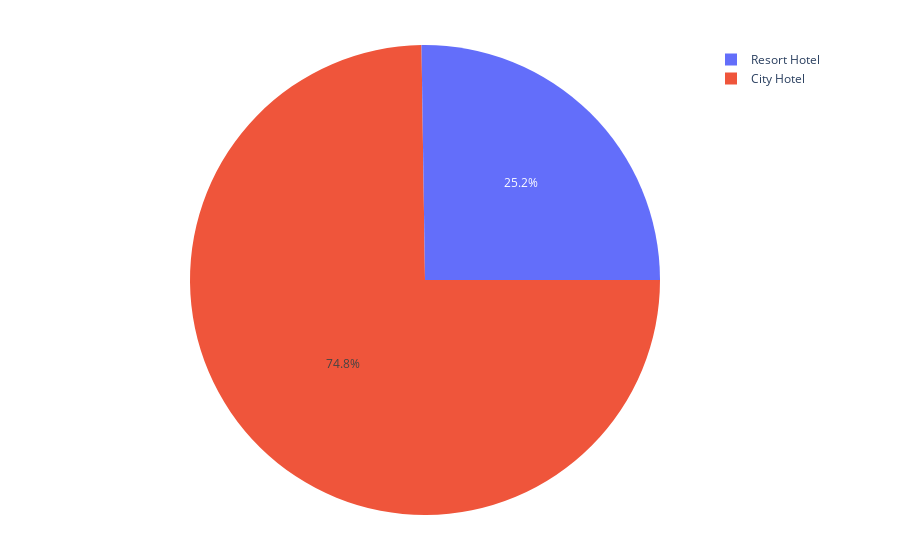

The cell this chart's notebook holds for it:
### Code cell
fig = px.pie(values=[len(cancel[cancel['hotel']=='Resort Hotel']),len(cancel[cancel['hotel']=='City Hotel'])], names=['Resort Hotel', 'City Hotel'], height=450, 
             color=['blue','red'])
fig.update_layout(margin=dict(l=150, r=200, t=45, b=45), legend={'traceorder':'reversed'})
fig.update_traces(rotation=90, hovertemplate='label=%{label} <br>value=%{value}')
fig.show()

### Figure 1 — Plotly figure (JSON) as saved in the notebook; plotly's stock layout.template omitted (floating-point values rounded to 4 significant figures)
{"data": [{"customdata": [["blue"], ["red"]], "domain": {"x": [0, 1], "y": [0, 1]}, "hovertemplate": "label=%{label} <br>value=%{value}", "labels": ["Resort Hotel", "City Hotel"], "legendgroup": "", "marker": {"colors": ["#636efa", "#EF553B"]}, "name": "", "rotation": 90, "showlegend": true, "type": "pie", "values": [10434, 30908]}], "layout": {"autosize": true, "legend": {"tracegroupgap": 0, "traceorder": "reversed"}, "margin": {"b": 45, "l": 150, "r": 200, "t": 45}}}
